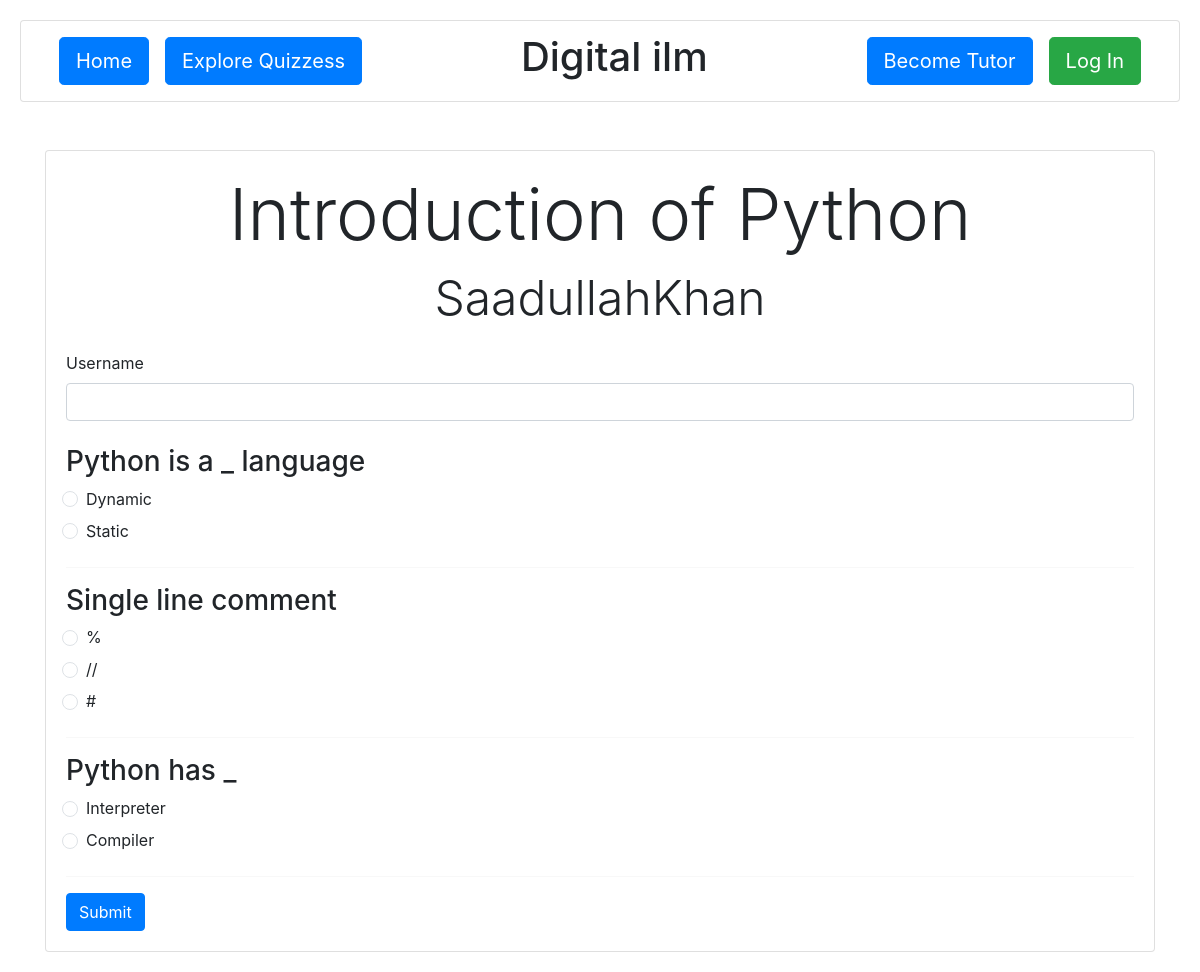
Screenshot of /learn/1/sheet/ with the database file from the repository.
### learn/models.py (models this page shows, shortened)
class QuestionSheet(models.Model):
    title = models.CharField(max_length=200)
    tutor = models.ForeignKey(User, on_delete=models.CASCADE, related_name="tutor")
    l = [
        (1, 1),
        (2, 2),
        (3, 3),
        (4, 4),
        (5, 5)]
    level = models.IntegerField(choices=l, default=1)
    def all_questions(self):
        return self.questions.all()

class Question(models.Model):
    OPTIONS = [
        ("a", "a"),
        ("b", "b"),
        ("c", "c"),
        ("d", "d"),
    ]
    question = models.CharField(max_length=500)
    answer = models.CharField(max_length=1, choices=OPTIONS)
    a = models.CharField(max_length=100)
    b = models.CharField(max_length=100)
    c = models.CharField(max_length=100, blank=True, null=True)
    d = models.CharField(max_length=100, blank=True, null=True)
    question_sheet = models.ForeignKey(QuestionSheet, on_delete=models.CASCADE, related_name="questions")
    def all(self):
        def create_options_dict(*options):
            options_dict = dict()
            for key, value in zip(("a", "b", "c", "d"), *options):
                options_dict[key] = value
            return options_dict
        options = [option for option in (self.a, self.b, self.c, self.d) if option]
        return {"id": self.id, "question": self.question, "options": create_options_dict(options)}

### learn/views.py (the view)
# urls.py: path('<int:question_sheet_id>/', views.question_sheet_by_id, name="question_sheet"),    # When only question id typed
def question_sheet_by_id(request, question_sheet_id):
    raw_question_sheet = QuestionSheet.objects.filter(id=question_sheet_id)
    if not raw_question_sheet:
        return render(request, 'question_sheet.html', {"found": 0})
    question_sheet = raw_question_sheet[0]
    if request.method == "POST":
        answers = extract_question_with_id(question_sheet)
        student = check_answers(request, answers, question_sheet)
        return redirect(reverse('leaderboard_by_id', kwargs={'question_sheet_id': question_sheet_id}) + f'?redirected=true&student_id={student.id}')
    else:
        raw_questions = question_sheet.all_questions()
        questions = [q.all() for q in raw_questions]
    return render(request, 'question_sheet.html', {"question_sheet": question_sheet, "questions": questions})

### learn/templates/question_sheet.html (shortened to what this page needs)
{% extends "layout.html" %}
{% block body %}
{% if found == 0 %}
<div class="container mt-5">
    <div class="card">
        <div class="card-body">
            <h1 class="card-title text-center display-1 text-danger">404</h1>
            <h2 class="card-title text-center display-3">Oops!</h2>
            <h3 class=" text-center display-5 mt-5">Question Sheet is not found!</h3>
        </div>
    </div>
</div>
{% else %}
<form method="POST">
    <div class="container mt-5">
        <div class="card">
            <div class="card-body">
                <h1 class="card-title text-center display-3">{{ question_sheet.title }}</h1>
                <h2 class="card-title text-center display-5 mb-4">{{ question_sheet.tutor }}</h2>
                <div class="form-group mb-3">
                    <label for="username" class="form-label">Username</label>
                    <input name="username" type="text" class="form-control mb-4" id="username" required>
                </div>
                <div class="quiz-container">
                    {% for question in questions %}
                    <div class="question-block mb-4">
                        <h3 class="">{{ question.question }}</h3>
                        <div class="options">
                            {% for option_key, option_value in question.options.items %}
                            <div class="form-check mb-2">
                                <input class="form-check-input" type="radio" name="{{ question.id }}" value="{{ option_key }}" required>
                                <label class="form-check-label">{{ option_value }}</label>
                            </div>
                            {% endfor %}
                        </div>
                    </div>
                    <hr>
                    {% endfor %}
                    <button type="submit" class="btn btn-primary">Submit</button>
                </div>
            </div>
        </div>
    </div>
</form>
{% endif %}
{% endblock %}

### rows the page displays
QuestionSheet: title "Introduction of Python", tutor "SaadullahKhan"
Question: question "Python is a _ language", options "Dynamic" "Static"
Question: question "Single line comment", options "//"
Question: question "Python has _", options "Interpreter" "Compiler"

### other values shown
{{ option_value }} "%" "#"
